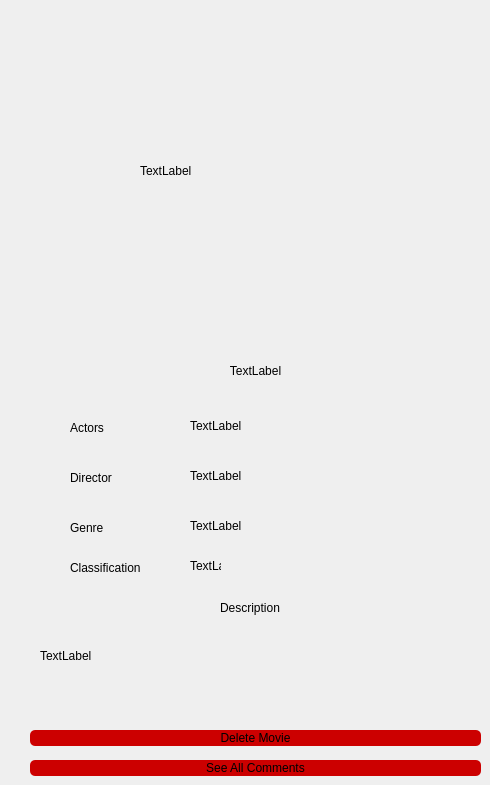
            <widget class="QWidget" name="page_10">
             <widget class="QLabel" name="SearchedMovieCover">
              <property name="geometry">
               <rect>
                <x>140</x>
                <y>20</y>
                <width>241</width>
                <height>301</height>
               </rect>
              </property>
              <property name="text">
               <string>TextLabel</string>
              </property>
              <property name="scaledContents">
               <bool>true</bool>
              </property>
             </widget>
             <widget class="QLabel" name="Title_3">
              <property name="geometry">
               <rect>
                <x>130</x>
                <y>360</y>
                <width>251</width>
                <height>21</height>
               </rect>
              </property>
              <property name="text">
               <string>TextLabel</string>
              </property>
              <property name="alignment">
               <set>Qt::AlignCenter</set>
              </property>
             </widget>
             <widget class="QLabel" name="label_18">
              <property name="geometry">
               <rect>
                <x>70</x>
                <y>420</y>
                <width>49</width>
                <height>16</height>
               </rect>
              </property>
              <property name="text">
               <string>Actors</string>
              </property>
             </widget>
             <widget class="QLabel" name="label_19">
              <property name="geometry">
               <rect>
                <x>70</x>
                <y>560</y>
                <width>71</width>
                <height>16</height>
               </rect>
              </property>
              <property name="text">
               <string>Classification</string>
              </property>
             </widget>
             <widget class="QLabel" name="label_20">
              <property name="geometry">
               <rect>
                <x>70</x>
                <y>470</y>
                <width>49</width>
                <height>16</height>
               </rect>
              </property>
              <property name="text">
               <string>Director</string>
              </property>
             </widget>
             <widget class="QLabel" name="label_21">
              <property name="geometry">
               <rect>
                <x>70</x>
                <y>520</y>
                <width>49</width>
                <height>16</height>
               </rect>
              </property>
              <property name="text">
               <string>Genre</string>
              </property>
             </widget>
             <widget class="QLabel" name="label_22">
              <property name="geometry">
               <rect>
                <x>220</x>
                <y>600</y>
                <width>71</width>
                <height>16</height>
               </rect>
              </property>
              <property name="text">
               <string>Description</string>
              </property>
             </widget>
             <widget class="QLabel" name="Actor_3">
              <property name="geometry">
               <rect>
                <x>190</x>
                <y>410</y>
                <width>231</width>
                <height>31</height>
               </rect>
              </property>
              <property name="text">
               <string>TextLabel</string>
              </property>
              <property name="wordWrap">
               <bool>true</bool>
              </property>
             </widget>
             <widget class="QLabel" name="Director_3">
              <property name="geometry">
               <rect>
                <x>190</x>
                <y>460</y>
                <width>241</width>
                <height>31</height>
               </rect>
              </property>
              <property name="text">
               <string>TextLabel</string>
              </property>
              <property name="wordWrap">
               <bool>true</bool>
              </property>
             </widget>
             <widget class="QLabel" name="genre">
              <property name="geometry">
               <rect>
                <x>190</x>
                <y>510</y>
                <width>241</width>
                <height>31</height>
               </rect>
              </property>
              <property name="text">
               <string>TextLabel</string>
              </property>
              <property name="wordWrap">
               <bool>true</bool>
              </property>
             </widget>
             <widget class="QLabel" name="classification">
              <property name="geometry">
               <rect>
                <x>190</x>
                <y>550</y>
                <width>31</width>
                <height>31</height>
               </rect>
              </property>
              <property name="text">
               <string>TextLabel</string>
              </property>
              <property name="wordWrap">
               <bool>true</bool>
              </property>
             </widget>
             <widget class="QLabel" name="description_3">
              <property name="geometry">
               <rect>
                <x>40</x>
                <y>620</y>
                <width>431</width>
                <height>71</height>
               </rect>
              </property>
              <property name="text">
               <string>TextLabel</string>
              </property>
              <property name="wordWrap">
               <bool>true</bool>
              </property>
             </widget>
             <widget class="QPushButton" name="DeleteMov">
              <property name="geometry">
               <rect>
                <x>30</x>
                <y>730</y>
                <width>451</width>
                <height>16</height>
               </rect>
              </property>
              <property name="styleSheet">
               <string notr="true">QPushButton{
	color: rgb(0, 0, 0);
	background-color: rgb(204, 0, 0);
   	border-radius:5px;
}
QPushButton:hover{
	color: rgb(255, 255, 255);
}
QPushButton:pressed{
	background-color: rgb(255, 255, 255);
}
</string>
              </property>
              <property name="text">
               <string>Delete Movie</string>
              </property>
              <property name="icon">
               <iconset resource="image.qrc">
                <normaloff>:/icons/icons/delete.png</normaloff>:/icons/icons/delete.png</iconset>
              </property>
             </widget>
             <widget class="QPushButton" name="evalbutton_5">
              <property name="geometry">
               <rect>
                <x>30</x>
                <y>760</y>
                <width>451</width>
                <height>16</height>
               </rect>
              </property>
              <property name="styleSheet">
               <string notr="true">QPushButton{
	color: rgb(0, 0, 0);
	background-color: rgb(204, 0, 0);
   	border-radius:5px;
}
QPushButton:hover{
	color: rgb(255, 255, 255);
}
QPushButton:pressed{
	background-color: rgb(255, 255, 255);
}
</string>
              </property>
              <property name="text">
               <string>See All Comments</string>
              </property>
             </widget>
            </widget>
